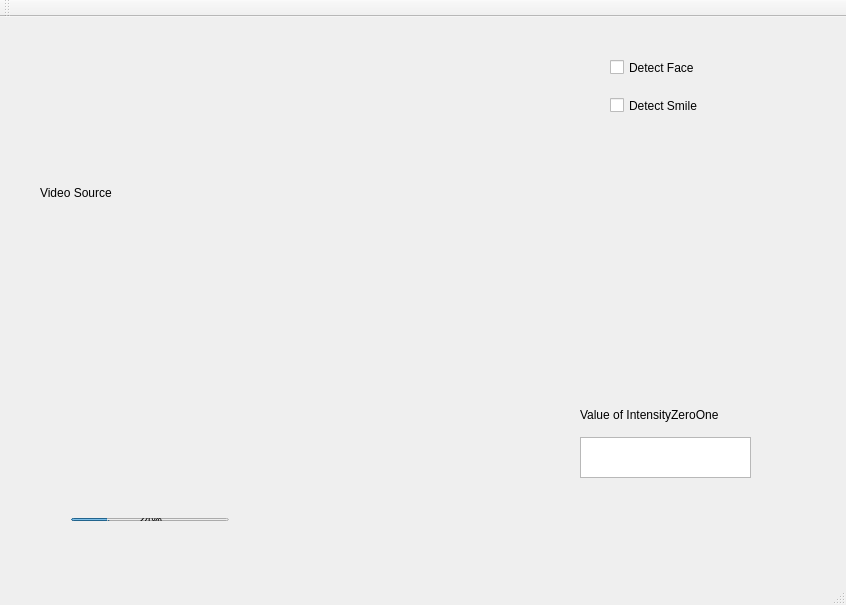
<?xml version="1.0" encoding="UTF-8"?>
<ui version="4.0">
 <class>MainWindow</class>
 <widget class="QMainWindow" name="MainWindow">
  <property name="geometry">
   <rect>
    <x>0</x>
    <y>0</y>
    <width>846</width>
    <height>605</height>
   </rect>
  </property>
  <property name="windowTitle">
   <string>MainWindow</string>
  </property>
  <widget class="QWidget" name="centralWidget">
   <widget class="QLabel" name="lblVideoSource">
    <property name="geometry">
     <rect>
      <x>40</x>
      <y>10</y>
      <width>451</width>
      <height>331</height>
     </rect>
    </property>
    <property name="text">
     <string>Video Source</string>
    </property>
   </widget>
   <widget class="QCheckBox" name="checkbox_FaceDetect">
    <property name="geometry">
     <rect>
      <x>610</x>
      <y>40</y>
      <width>101</width>
      <height>21</height>
     </rect>
    </property>
    <property name="text">
     <string>Detect Face</string>
    </property>
   </widget>
   <widget class="QCheckBox" name="checkBox_SmileDetect">
    <property name="geometry">
     <rect>
      <x>610</x>
      <y>80</y>
      <width>101</width>
      <height>17</height>
     </rect>
    </property>
    <property name="text">
     <string>Detect Smile</string>
    </property>
   </widget>
   <widget class="QPlainTextEdit" name="textBox_intensity">
    <property name="geometry">
     <rect>
      <x>580</x>
      <y>420</y>
      <width>171</width>
      <height>41</height>
     </rect>
    </property>
   </widget>
   <widget class="QLabel" name="label">
    <property name="geometry">
     <rect>
      <x>580</x>
      <y>390</y>
      <width>151</width>
      <height>16</height>
     </rect>
    </property>
    <property name="text">
     <string>Value of IntensityZeroOne</string>
    </property>
   </widget>
   <widget class="QWidget" name="">
    <property name="geometry">
     <rect>
      <x>60</x>
      <y>490</y>
      <width>180</width>
      <height>25</height>
     </rect>
    </property>
    <layout class="QHBoxLayout" name="horizontalLayout">
     <item>
      <widget class="QProgressBar" name="progressBar_Smile">
       <property name="value">
        <number>24</number>
       </property>
      </widget>
     </item>
    </layout>
   </widget>
  </widget>
  <widget class="QMenuBar" name="menuBar">
   <property name="geometry">
    <rect>
     <x>0</x>
     <y>0</y>
     <width>846</width>
     <height>21</height>
    </rect>
   </property>
  </widget>
  <widget class="QToolBar" name="mainToolBar">
   <attribute name="toolBarArea">
    <enum>TopToolBarArea</enum>
   </attribute>
   <attribute name="toolBarBreak">
    <bool>false</bool>
   </attribute>
  </widget>
  <widget class="QStatusBar" name="statusBar"/>
 </widget>
 <layoutdefault spacing="6" margin="11"/>
 <resources/>
 <connections/>
</ui>
